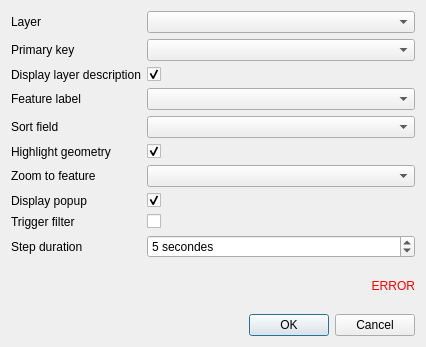
<?xml version="1.0" encoding="UTF-8"?>
<ui version="4.0">
 <class>Dialog</class>
 <widget class="QDialog" name="Dialog">
  <property name="geometry">
   <rect>
    <x>0</x>
    <y>0</y>
    <width>426</width>
    <height>347</height>
   </rect>
  </property>
  <property name="windowTitle">
   <string>Atlas layer</string>
  </property>
  <layout class="QVBoxLayout" name="verticalLayout">
   <item>
    <layout class="QFormLayout" name="formLayout">
     <item row="0" column="0">
      <widget class="QLabel" name="label_layer">
       <property name="text">
        <string>Layer</string>
       </property>
      </widget>
     </item>
     <item row="0" column="1">
      <widget class="QgsMapLayerComboBox" name="layer"/>
     </item>
     <item row="1" column="0">
      <widget class="QLabel" name="label_primary_key">
       <property name="text">
        <string>Primary key</string>
       </property>
       <property name="wordWrap">
        <bool>true</bool>
       </property>
      </widget>
     </item>
     <item row="1" column="1">
      <widget class="QgsFieldComboBox" name="primary_key"/>
     </item>
     <item row="2" column="0">
      <widget class="QLabel" name="label_layer_description">
       <property name="text">
        <string>Display layer description</string>
       </property>
      </widget>
     </item>
     <item row="2" column="1">
      <widget class="QCheckBox" name="display_layer_description">
       <property name="text">
        <string/>
       </property>
       <property name="checked">
        <bool>true</bool>
       </property>
      </widget>
     </item>
     <item row="3" column="0">
      <widget class="QLabel" name="label_feature_label">
       <property name="text">
        <string>Feature label</string>
       </property>
      </widget>
     </item>
     <item row="3" column="1">
      <widget class="QgsFieldComboBox" name="feature_label"/>
     </item>
     <item row="4" column="0">
      <widget class="QLabel" name="label_sort_field">
       <property name="text">
        <string>Sort field</string>
       </property>
      </widget>
     </item>
     <item row="4" column="1">
      <widget class="QgsFieldComboBox" name="sort_field"/>
     </item>
     <item row="5" column="0">
      <widget class="QLabel" name="label_highlight">
       <property name="text">
        <string>Highlight geometry</string>
       </property>
      </widget>
     </item>
     <item row="5" column="1">
      <widget class="QCheckBox" name="highlight_geometry">
       <property name="text">
        <string/>
       </property>
       <property name="checked">
        <bool>true</bool>
       </property>
      </widget>
     </item>
     <item row="6" column="0">
      <widget class="QLabel" name="label_zoom">
       <property name="text">
        <string>Zoom to feature</string>
       </property>
      </widget>
     </item>
     <item row="6" column="1">
      <widget class="QComboBox" name="zoom"/>
     </item>
     <item row="7" column="0">
      <widget class="QLabel" name="label_popup">
       <property name="text">
        <string>Display popup</string>
       </property>
      </widget>
     </item>
     <item row="7" column="1">
      <widget class="QCheckBox" name="display_popup">
       <property name="text">
        <string/>
       </property>
       <property name="checked">
        <bool>true</bool>
       </property>
      </widget>
     </item>
     <item row="8" column="0">
      <widget class="QLabel" name="label_trigger">
       <property name="text">
        <string>Trigger filter</string>
       </property>
      </widget>
     </item>
     <item row="8" column="1">
      <widget class="QCheckBox" name="trigger_filter">
       <property name="text">
        <string/>
       </property>
      </widget>
     </item>
     <item row="9" column="1">
      <widget class="QSpinBox" name="duration">
       <property name="suffix">
        <string> secondes</string>
       </property>
       <property name="prefix">
        <string/>
       </property>
       <property name="value">
        <number>5</number>
       </property>
      </widget>
     </item>
     <item row="9" column="0">
      <widget class="QLabel" name="label_duration">
       <property name="text">
        <string>Step duration</string>
       </property>
      </widget>
     </item>
    </layout>
   </item>
   <item>
    <widget class="QLabel" name="error">
     <property name="styleSheet">
      <string notr="true">QLabel { color : red; }</string>
     </property>
     <property name="text">
      <string notr="true">ERROR</string>
     </property>
     <property name="alignment">
      <set>Qt::AlignRight|Qt::AlignTrailing|Qt::AlignVCenter</set>
     </property>
    </widget>
   </item>
   <item>
    <widget class="QDialogButtonBox" name="button_box">
     <property name="orientation">
      <enum>Qt::Horizontal</enum>
     </property>
     <property name="standardButtons">
      <set>QDialogButtonBox::Cancel|QDialogButtonBox::Ok</set>
     </property>
    </widget>
   </item>
  </layout>
 </widget>
 <customwidgets>
  <customwidget>
   <class>QgsFieldComboBox</class>
   <extends>QComboBox</extends>
   <header>qgis.gui</header>
  </customwidget>
  <customwidget>
   <class>QgsMapLayerComboBox</class>
   <extends>QComboBox</extends>
   <header>qgis.gui</header>
  </customwidget>
 </customwidgets>
 <resources/>
 <connections/>
</ui>
